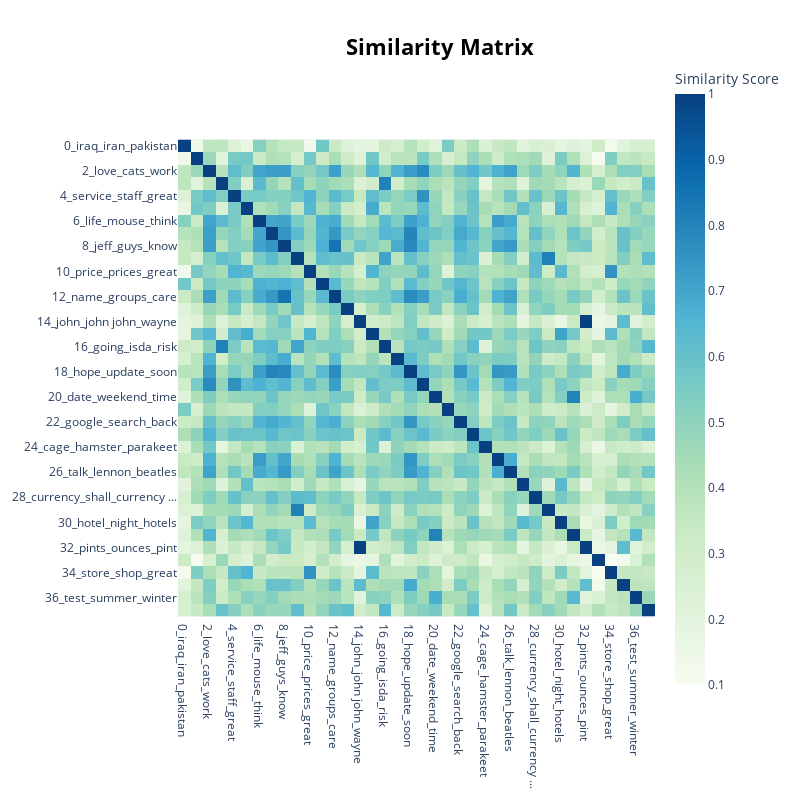

Notebook cell for this chart:
### Code cell
model.visualize_heatmap()

### Figure 1 — Plotly figure (JSON) as saved in the notebook; plotly's stock layout.template omitted (floating-point values rounded to 4 significant figures; data arrays with more than 128 entries replaced by an {"elided": "..."} marker saying what was removed)
{"data": [{"coloraxis": "coloraxis", "hovertemplate": "x: %{x}<br>y: %{y}<br>Similarity Score: %{z}<extra></extra>", "name": "0", "type": "heatmap", "x": ["0_iraq_iran_pakistan", "1_food_restaurant_good", "2_love_cats_work", "3_enron_agreement_attached", "4_service_staff_great", "5_place_great_area", "6_life_mouse_think", "7_years_canada_visa", "8_jeff_guys_know", "9_attached_attached file_file", "10_price_prices_great", "11_bush_guard_http", "12_name_groups_care", "13_call_phone_number", "14_john_john john_wayne", "15_clean_room_door", "16_going_isda_risk", "17_horse_horses_back", "18_hope_update_soon", "19_family_friendly_people", "20_date_weekend_time", "21_vietnam_islands_kerry", "22_google_search_back", "23_rabbit_houston_chickens", "24_cage_hamster_parakeet", "25_think_mind_thoughts", "26_talk_lennon_beatles", "27_cruise_disney_royal", "28_currency_shall_currency ...", "29_email_please_immediately", "30_hotel_night_hotels", "31_days_week_litter", "32_pints_ounces_pint", "33_nasa_space_moon", "34_store_shop_great", "35_regards_thanks_thanks th...", "36_test_summer_winter", "37_conference_meeting_call"], "xaxis": "x", "y": ["0_iraq_iran_pakistan", "1_food_restaurant_good", "2_love_cats_work", "3_enron_agreement_attached", "4_service_staff_great", "5_place_great_area", "6_life_mouse_think", "7_years_canada_visa", "8_jeff_guys_know", "9_attached_attached file_file", "10_price_prices_great", "11_bush_guard_http", "12_name_groups_care", "13_call_phone_number", "14_john_john john_wayne", "15_clean_room_door", "16_going_isda_risk", "17_horse_horses_back", "18_hope_update_soon", "19_family_friendly_people", "20_date_weekend_time", "21_vietnam_islands_kerry", "22_google_search_back", "23_rabbit_houston_chickens", "24_cage_hamster_parakeet", "25_think_mind_thoughts", "26_talk_lennon_beatles", "27_cruise_disney_royal", "28_currency_shall_currency ...", "29_email_please_immediately", "30_hotel_night_hotels", "31_days_week_litter", "32_pints_ounces_pint", "33_nasa_space_moon", "34_store_shop_great", "35_regards_thanks_thanks th...", "36_test_summer_winter", "37_conference_meeting_call"], "yaxis": "y", "z": {"elided": "38x38 float values"}}], "layout": {"coloraxis": {"colorbar": {"title": {"text": "Similarity Score"}}, "colorscale": [[0, "rgb(247,252,240)"], [0.125, "rgb(224,243,219)"], [0.25, "rgb(204,235,197)"], [0.375, "rgb(168,221,181)"], [0.5, "rgb(123,204,196)"], [0.625, "rgb(78,179,211)"], [0.75, "rgb(43,140,190)"], [0.875, "rgb(8,104,172)"], [1, "rgb(8,64,129)"]]}, "height": 800, "hoverlabel": {"bgcolor": "white", "font": {"family": "Rockwell", "size": 16}}, "legend": {"title": {"text": "Trend"}}, "margin": {"t": 60}, "showlegend": true, "title": {"font": {"color": "Black", "size": 22}, "text": "<b>Similarity Matrix</b>", "x": 0.55, "xanchor": "center", "y": 0.95, "yanchor": "top"}, "width": 800, "xaxis": {"anchor": "y", "constrain": "domain", "domain": [0, 1], "scaleanchor": "y"}, "yaxis": {"anchor": "x", "autorange": "reversed", "constrain": "domain", "domain": [0, 1]}}}
